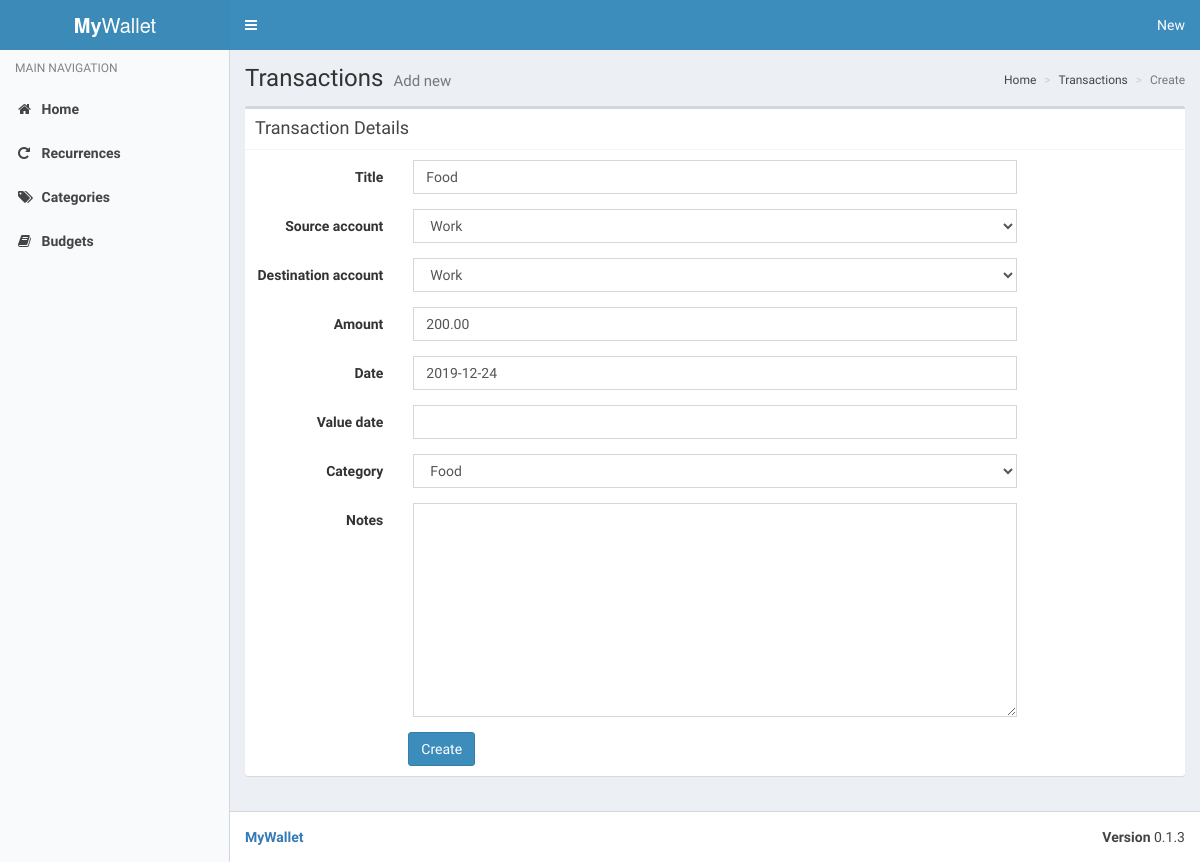
/recurrences/1/transaction/create/ (signed in), run on an earlier commit of the app's database.
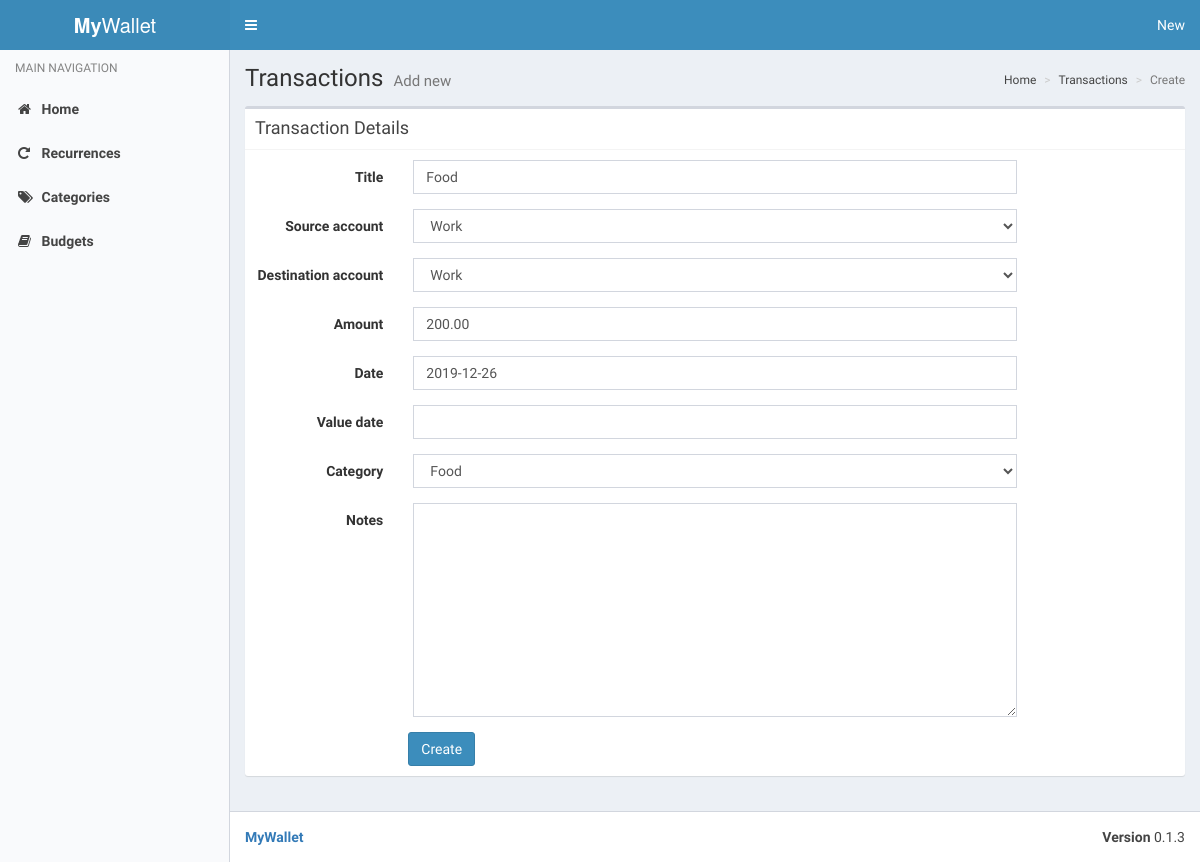
And on a later commit of the database.
### MyWallet/models.py (models this page shows, shortened)
class RecurringTransaction(models.Model):
    DISABLED = 0
    MONTHLY = 1
    QUARTERLY = 2
    BIANNUALLY = 3
    ANNUALLY = 4
    WEEKLY = 5
    DAILY = 6
    RECCURENCE_OPTIONS = (
        (DISABLED, _('Disabled')),
        (DAILY, _('Daily')),
        (WEEKLY, _('Weekly')),
        (MONTHLY, _('Monthly')),
        (QUARTERLY, _('Quarterly')),
        (BIANNUALLY, _('Biannually')),
        (ANNUALLY, _('Annually'))
        )
    SAME_DAY = 0
    PREVIOUS_WEEKDAY = 1
    NEXT_WEEKDAY = 2
    SKIP = 3
    WEEKEND_SKIPPING = (
        (SKIP, _('Skip recurrence')),
        (SAME_DAY, _('Same day')),
        (PREVIOUS_WEEKDAY, _('Previous weekday')),
        (NEXT_WEEKDAY, _('Next weekday'))
    )
    class Meta:
        ordering = ['date']
    objects = RecurringTransactionManager()
    title = models.CharField(max_length=64)
    amount = models.DecimalField(max_digits=10, decimal_places=2)
    usual_month_day = models.PositiveIntegerField(default=0)
    date = models.DateField()
    src = models.ForeignKey(Account, models.CASCADE)
    dst = models.ForeignKey(Account, models.CASCADE,
                            related_name='opposing_recurring_transactions')
    interval = models.IntegerField(choices=RECCURENCE_OPTIONS)
    transaction_type = models.IntegerField(choices=Transaction.TRANSACTION_TYPES[:3])
    category = models.ForeignKey(Category, models.SET_NULL, null=True, blank=True)
    last_modified = models.DateTimeField(auto_now=True)
    multiplier = models.PositiveIntegerField(default=1)
    weekend_handling = models.IntegerField(default=SAME_DAY, choices=WEEKEND_SKIPPING)

### MyWallet/views/recurrences.py (the view, shortened to what this page needs)
class RecurrenceTransactionCreateView(LoginRequiredMixin, generic.edit.CreateView):
    model = Transaction
    template_name = 'MyWallet/transaction_edit.html'
    def get_form(self, form_class=None):
        self.recurrence = get_object_or_404(RecurringTransaction, pk=self.kwargs['pk'])
        if self.recurrence.transaction_type == Transaction.WITHDRAW:
            form_class = WithdrawForm
        elif self.recurrence.transaction_type == Transaction.DEPOSIT:
            form_class = DepositForm
        else:
            form_class = TransferForm
        return form_class(**self.get_form_kwargs())
    def get_initial(self):
        initial = super().get_initial()
        initial['title'] = self.recurrence.title
        initial['source_account'] = self.recurrence.src
        initial['destination_account'] = self.recurrence.dst
        initial['amount'] = self.recurrence.amount
        initial['date'] = self.recurrence.date
        initial['recurrence'] = self.recurrence.pk
        initial['category'] = self.recurrence.category
        return initial

### MyWallet/forms.py (shortened to what this page needs)
class TransferForm(TransactionForm):
    def save(self, commit=True):
        transaction = super().save(commit)
        src = self.cleaned_data['source_account']
        dst = self.cleaned_data['destination_account']
        amount = self.cleaned_data['amount']
        models.Split.objects.update_or_create(
            transaction=transaction, amount__lt=0,
            defaults={'amount': -amount, 'account': src,
                      'opposing_account': dst, 'date': transaction.date,
                      'title': transaction.title,
                      'category': self.cleaned_data['category']})
        models.Split.objects.update_or_create(
            transaction=transaction, amount__gt=0,
            defaults={'amount': amount, 'account': dst,
                      'opposing_account': src, 'date': transaction.date,
                      'title': transaction.title,
                      'category': self.cleaned_data['category']})
        return transaction

### MyWallet/models.py (called while the page is built)
    def __str__(self):
        return self.name

    def __str__(self):
        return self.name

### MyWallet/templates/MyWallet/transaction_edit.html (shortened to what this page needs)
{% extends 'MyWallet/base.html' %}
{% load i18n %}
{% load static %}
{% load widget_tweaks %}
{% block content_header %}
<h1>Transactions
  <small>
  </small>
</h1>
<ol class="breadcrumb">
  <li><a href="/">Home</a></li>
  <li><a href="{% url 'transactions' %}">{% trans 'Transactions' %}</a></li>
  {% if object %}
  <li><a href="{{ object.get_absolute_url }}">{{ object }}</a></li>
  <li class="active">{% trans 'Edit' %}</li>
  {% else %}
  <li class="active">{% trans 'Create' %}</li>
  {% endif %}
</ol>
{% endblock %}
{% block content %}
<div class="box">
  <div class="box-header with-border">
  <h3 class="box-title">{% trans 'Transaction Details' %}</h3>
</div>
<div class="box-body">
    <form method="post" class="form-horizontal">
      <div class="form-group{% if form.title.errors %} has-error{% endif %}">
        <label class="col-sm-2 control-label" for="{{ form.title.id_for_label }}">{{ form.title.label }}</label>
        <div class="col-sm-8">
          {{ form.title|add_class:"form-control" }}
        </div>
      </div>
      <div class="form-group{% if form.source_account.errors %} has-error{% endif %}">
        <label class="col-sm-2 control-label" for="{{ form.source_account.id_for_label }}">{{ form.source_account.label }}</label>
        <div class="col-sm-8">
          {{ form.source_account|add_class:"form-control" }}
        </div>
      </div>
      <div class="form-group{% if form.destination_account.errors %} has-error{% endif %}">
        <label class="col-sm-2 control-label" for="{{ form.destination_account.id_for_label }}">{{ form.destination_account.label }}</label>
        <div class="col-sm-8">
          {{ form.destination_account|add_class:"form-control" }}
        </div>
      </div>
      <div class="form-group{% if form.amount.errors %} has-error{% endif %}">
        <label class="col-sm-2 control-label" for="{{ form.amount.id_for_label }}">{{ form.amount.label }}</label>
        <div class="col-sm-8">
          {{ form.amount|add_class:"form-control" }}
        </div>
      </div>
      <div class="form-group{% if form.date.errors %} has-error{% endif %}">
        <label class="col-sm-2 control-label" for="{{ form.date.id_for_label }}">{{ form.date.label }}</label>
        <div class="col-sm-8">
          {{ form.date|add_class:"form-control date-input" }}
        </div>
      </div>
      <div class="form-group{% if form.value_date.errors %} has-error{% endif %}">
        <label class="col-sm-2 control-label" for="{{ form.value_date.id_for_label }}">{{ form.value_date.label }}</label>
        <div class="col-sm-8">
          {{ form.value_date|add_class:"form-control date-input" }}
        </div>
      </div>
      <div class="form-group{% if form.category.errors %} has-error{% endif %}">
        <label class="col-sm-2 control-label" for="{{ form.category.id_for_label }}">{{ form.category.label }}</label>
        <div class="col-sm-8">
          {{ form.category|add_class:"form-control" }}
        </div>
      </div>
      <div class="form-group{% if form.notes.errors %} has-error{% endif %}">
        <label class="col-sm-2 control-label" for="{{ form.notes.id_for_label }}">{{ form.notes.label }}</label>
        <div class="col-sm-8">
          {{ form.notes|add_class:"form-control" }}
        </div>
      </div>
      <button type="submit" class="btn btn-primary col-md-offset-2">{% if object %}{% trans 'Update' %}{% else %}{% trans 'Create' %}{% endif %}</button>
    </form>
</div>
</div>
{% endblock %}
{% block stylesheets %}
<link rel="stylesheet" href="{% static 'vendor/css/bootstrap-datepicker.min.css' %}">
{% endblock %}

What changed in the data, as far as the page shows it:
changed RecurringTransaction "Food": date "2019-12-24" → "2019-12-26"
